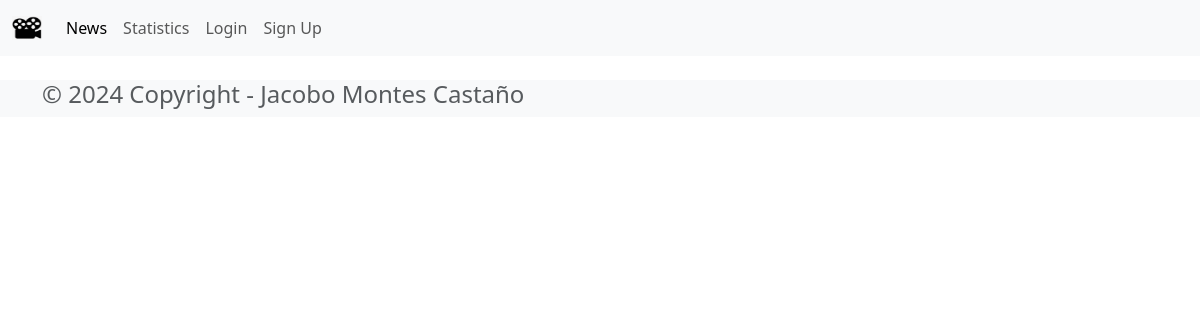
The page /news/ on the database as committed earlier.
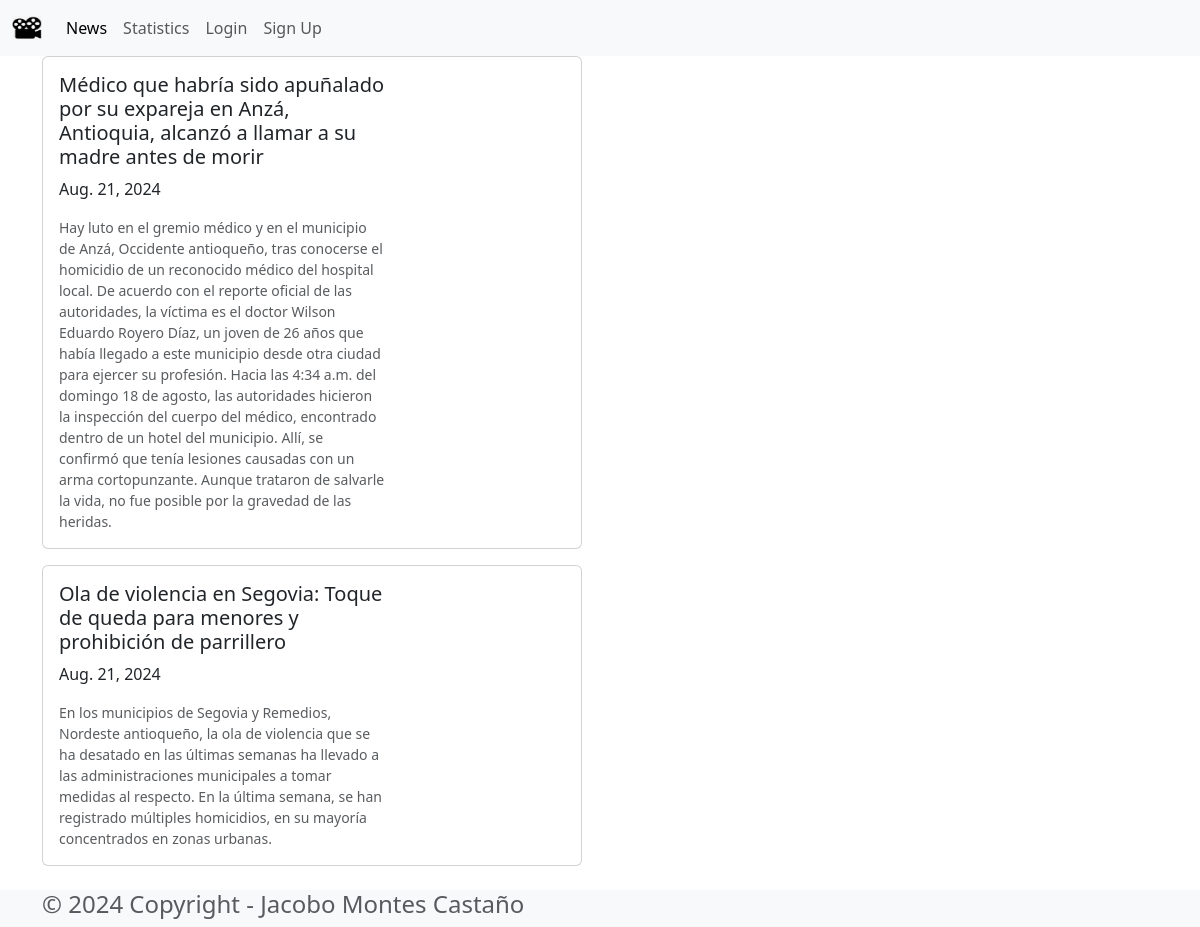
The same page on the database as committed later.
### news/models.py (models this page shows, shortened)
class News(models.Model):
    headline = models.CharField(max_length=200)
    body = models.TextField()
    date = models.DateField()

### news/views.py (the view)
# urls.py: path('news/', include('news.urls')),
def news(request):
    newss = News.objects.all().order_by('-date')
    return render(request, 'news.html', {'newss':newss})

### news/templates/news.html (shortened to what this page needs)
{% extends "base.html" %}
{% block content %}
<head>
    <link href="https://cdn.jsdelivr.net/npm/bootstrap@5.3.3/dist/css/bootstrap.min.css" rel="stylesheet">
</head>
{% for news in newss %}
    <div class="card mb-3" style="max-width: 540px;">
    <div class="row g-0">
      <div class="col-md-8">
        <div class="card-body">
          <h5 class="card-title">{{ news.headline }}</h5>
          <p class="card-text">{{ news.date }}</p>
          <p class="card-text"><small class="text-body-secondary">{{ news.body }}</small></p>
        </div>
      </div>
    </div>
  </div>
{% endfor %}
{% endblock content %}

Rows that differ between the two databases and show on the page:
added News: headline "Médico que habría sido apuñalado por su expareja en Anzá, Antioquia, alcanzó a llamar a su madre antes de morir", date "Aug. 21, 2024", body "Hay luto en el gremio médico y en el municipio de Anzá, Occidente antioqueño, tras conocerse el homicidio de un reconocido médico del hospital local. De acuerdo con el reporte oficial de las autoridades, la víctima es el doctor Wilson Eduardo Royero Díaz, un joven de 26 años que había llegado a este municipio desde otra ciudad para ejercer su profesión. Hacia las 4:34 a.m. del domingo 18 de agosto, las autoridades hicieron la inspección del cuerpo del médico, encontrado dentro de un hotel del municipio. Allí, se confirmó que tenía lesiones causadas con un arma cortopunzante. Aunque trataron de salvarle la vida, no fue posible por la gravedad de las heridas."
added News: headline "Ola de violencia en Segovia: Toque de queda para menores y prohibición de parrillero", date "Aug. 21, 2024", body "En los municipios de Segovia y Remedios, Nordeste antioqueño, la ola de violencia que se ha desatado en las últimas semanas ha llevado a las administraciones municipales a tomar medidas al respecto. En la última semana, se han registrado múltiples homicidios, en su mayoría concentrados en zonas urbanas."
